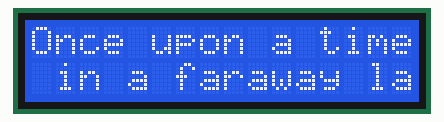
A sketch run on a simulated Arduino Uno, built with avr-gcc and run on an emulated ATmega328P. On the bench: 16×2 character LCD.

Above: at 0.1 s.
At 6.1 s:
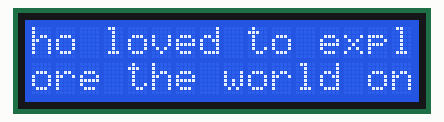
At 9.1 s:
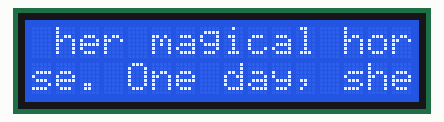
At 18.2 s:
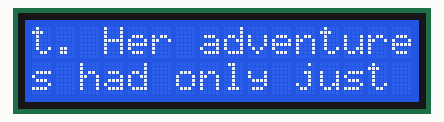
At 27.2 s:
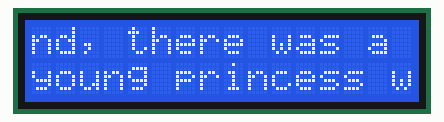
At 36.2 s:
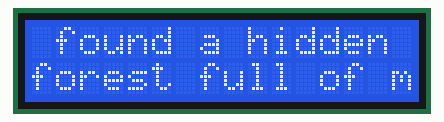

Measured:
- what the display in image 1 shows lasts 3.0 s, from 6.1 s to 9.1 s

The sketch:

lcd.ino
```cpp
#include <LiquidCrystal.h>

LiquidCrystal lcd(12, 11, 5, 4, 3, 2);

const char *story =
    "Once upon a time in a faraway land, there was a young princess who loved to explore the world on her magical horse. "
    "One day, she found a hidden forest full of magical trees that glowed at night. Her adventures had only just begun!";

void displayText(int startIdx)
{
  lcd.clear();

  lcd.setCursor(0, 0);
  for (int i = startIdx; i < startIdx + 16 && story[i] != '\0'; i++)
  {
    lcd.print(story[i]);
  }

  lcd.setCursor(0, 1);
  for (int i = startIdx + 16; i < startIdx + 32 && story[i] != '\0'; i++)
  {
    lcd.print(story[i]);
  }
}

void setup()
{
  lcd.begin(16, 2);
}

void loop()
{
  int storyLength = strlen(story);

  // scroll = 32 chars (both lines - 16 each)
  for (int i = 0; i < storyLength; i += 32)
  {
    displayText(i);
    delay(3000); // wait for 3 sec
  }
}
```
